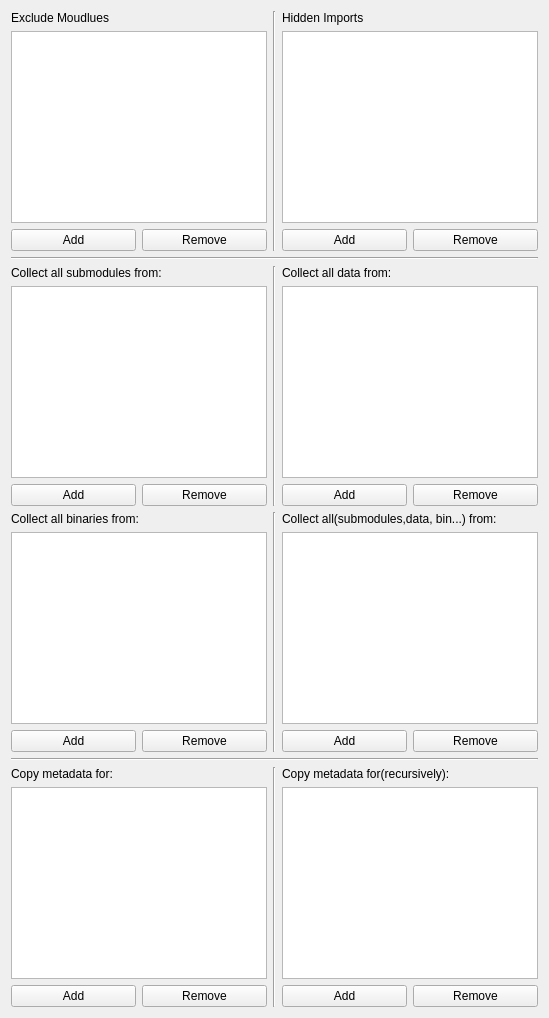
      <widget class="QWidget" name="modulesTab">
       <attribute name="title">
        <string>Modules/Packages</string>
       </attribute>
       <layout class="QVBoxLayout" name="verticalLayout_16">
        <item>
         <layout class="QHBoxLayout" name="horizontalLayout_12">
          <item>
           <layout class="QVBoxLayout" name="verticalLayout_21">
            <item>
             <widget class="QLabel" name="excludeMoudluesLabel">
              <property name="text">
               <string>Exclude Moudlues</string>
              </property>
             </widget>
            </item>
            <item>
             <widget class="QListWidget" name="excludeMoudluesListWidget"/>
            </item>
            <item>
             <layout class="QHBoxLayout" name="horizontalLayout_6">
              <item>
               <widget class="QPushButton" name="removeExcludeMoudlueButton">
                <property name="text">
                 <string>Add</string>
                </property>
               </widget>
              </item>
              <item>
               <widget class="QPushButton" name="addExcludeMoudlueButton">
                <property name="text">
                 <string>Remove</string>
                </property>
               </widget>
              </item>
             </layout>
            </item>
           </layout>
          </item>
          <item>
           <widget class="Line" name="line_4">
            <property name="orientation">
             <enum>Qt::Vertical</enum>
            </property>
           </widget>
          </item>
          <item>
           <layout class="QVBoxLayout" name="verticalLayout_8">
            <item>
             <widget class="QLabel" name="hiddenImportLabel">
              <property name="text">
               <string>Hidden Imports</string>
              </property>
             </widget>
            </item>
            <item>
             <widget class="QListWidget" name="hiddenImportslistWidget"/>
            </item>
            <item>
             <layout class="QHBoxLayout" name="horizontalLayout_7">
              <item>
               <widget class="QPushButton" name="addHiddenImportButton">
                <property name="text">
                 <string>Add</string>
                </property>
               </widget>
              </item>
              <item>
               <widget class="QPushButton" name="removeHiddenImportButton">
                <property name="text">
                 <string>Remove</string>
                </property>
               </widget>
              </item>
             </layout>
            </item>
           </layout>
          </item>
         </layout>
        </item>
        <item>
         <widget class="Line" name="line_2">
          <property name="orientation">
           <enum>Qt::Horizontal</enum>
          </property>
         </widget>
        </item>
        <item>
         <layout class="QHBoxLayout" name="horizontalLayout_13">
          <item>
           <layout class="QVBoxLayout" name="verticalLayout_22">
            <item>
             <widget class="QLabel" name="collectSubmodulesLabel">
              <property name="text">
               <string>Collect all submodules from:</string>
              </property>
             </widget>
            </item>
            <item>
             <widget class="QListWidget" name="collectSubmodulesListWidget"/>
            </item>
            <item>
             <layout class="QHBoxLayout" name="horizontalLayout_14">
              <item>
               <widget class="QPushButton" name="addCollectSubmoduleButton">
                <property name="text">
                 <string>Add</string>
                </property>
               </widget>
              </item>
              <item>
               <widget class="QPushButton" name="removeCollectSubmoduleButton">
                <property name="text">
                 <string>Remove</string>
                </property>
               </widget>
              </item>
             </layout>
            </item>
           </layout>
          </item>
          <item>
           <widget class="Line" name="line_5">
            <property name="orientation">
             <enum>Qt::Vertical</enum>
            </property>
           </widget>
          </item>
          <item>
           <layout class="QVBoxLayout" name="verticalLayout_9">
            <item>
             <widget class="QLabel" name="collectDataLabel">
              <property name="text">
               <string>Collect all data from:</string>
              </property>
             </widget>
            </item>
            <item>
             <widget class="QListWidget" name="collectDataListWidget"/>
            </item>
            <item>
             <layout class="QHBoxLayout" name="horizontalLayout_15">
              <item>
               <widget class="QPushButton" name="addCollectDataButton">
                <property name="text">
                 <string>Add</string>
                </property>
               </widget>
              </item>
              <item>
               <widget class="QPushButton" name="removeCollectDataButton">
                <property name="text">
                 <string>Remove</string>
                </property>
               </widget>
              </item>
             </layout>
            </item>
           </layout>
          </item>
         </layout>
        </item>
        <item>
         <layout class="QHBoxLayout" name="horizontalLayout_19">
          <item>
           <layout class="QVBoxLayout" name="verticalLayout_24">
            <item>
             <widget class="QLabel" name="collectBinariesLabel">
              <property name="text">
               <string>Collect all binaries from:</string>
              </property>
             </widget>
            </item>
            <item>
             <widget class="QListWidget" name="collectBinariesListWidget"/>
            </item>
            <item>
             <layout class="QHBoxLayout" name="horizontalLayout_20">
              <item>
               <widget class="QPushButton" name="addCollectBinariesButton">
                <property name="text">
                 <string>Add</string>
                </property>
               </widget>
              </item>
              <item>
               <widget class="QPushButton" name="removeCollectBinariesButton">
                <property name="text">
                 <string>Remove</string>
                </property>
               </widget>
              </item>
             </layout>
            </item>
           </layout>
          </item>
          <item>
           <widget class="Line" name="line_7">
            <property name="orientation">
             <enum>Qt::Vertical</enum>
            </property>
           </widget>
          </item>
          <item>
           <layout class="QVBoxLayout" name="verticalLayout_15">
            <item>
             <widget class="QLabel" name="collectAllLabel">
              <property name="text">
               <string>Collect all(submodules,data, bin...) from:</string>
              </property>
             </widget>
            </item>
            <item>
             <widget class="QListWidget" name="collectAllListWidget"/>
            </item>
            <item>
             <layout class="QHBoxLayout" name="horizontalLayout_21">
              <item>
               <widget class="QPushButton" name="addCollectAllButton">
                <property name="text">
                 <string>Add</string>
                </property>
               </widget>
              </item>
              <item>
               <widget class="QPushButton" name="removeCollectAllButton">
                <property name="text">
                 <string>Remove</string>
                </property>
               </widget>
              </item>
             </layout>
            </item>
           </layout>
          </item>
         </layout>
        </item>
        <item>
         <widget class="Line" name="line_8">
          <property name="orientation">
           <enum>Qt::Horizontal</enum>
          </property>
         </widget>
        </item>
        <item>
         <layout class="QHBoxLayout" name="horizontalLayout_16">
          <item>
           <layout class="QVBoxLayout" name="verticalLayout_23">
            <item>
             <widget class="QLabel" name="copyMetadaLabel">
              <property name="text">
               <string>Copy metadata for:</string>
              </property>
             </widget>
            </item>
            <item>
             <widget class="QListWidget" name="copyMetadaListWidget"/>
            </item>
            <item>
             <layout class="QHBoxLayout" name="horizontalLayout_17">
              <item>
               <widget class="QPushButton" name="addCopyMetadaButton">
                <property name="text">
                 <string>Add</string>
                </property>
               </widget>
              </item>
              <item>
               <widget class="QPushButton" name="removeCopyMetadaButton">
                <property name="text">
                 <string>Remove</string>
                </property>
               </widget>
              </item>
             </layout>
            </item>
           </layout>
          </item>
          <item>
           <widget class="Line" name="line_6">
            <property name="orientation">
             <enum>Qt::Vertical</enum>
            </property>
           </widget>
          </item>
          <item>
           <layout class="QVBoxLayout" name="verticalLayout_14">
            <item>
             <widget class="QLabel" name="deepcopyMetadaLabel">
              <property name="text">
               <string>Copy metadata for(recursively):</string>
              </property>
             </widget>
            </item>
            <item>
             <widget class="QListWidget" name="deepcopyMetadaListWidget"/>
            </item>
            <item>
             <layout class="QHBoxLayout" name="horizontalLayout_18">
              <item>
               <widget class="QPushButton" name="addDeepcopyMetadaButton">
                <property name="text">
                 <string>Add</string>
                </property>
               </widget>
              </item>
              <item>
               <widget class="QPushButton" name="removeDeepcopyMetadaButton">
                <property name="text">
                 <string>Remove</string>
                </property>
               </widget>
              </item>
             </layout>
            </item>
           </layout>
          </item>
         </layout>
        </item>
       </layout>
      </widget>
